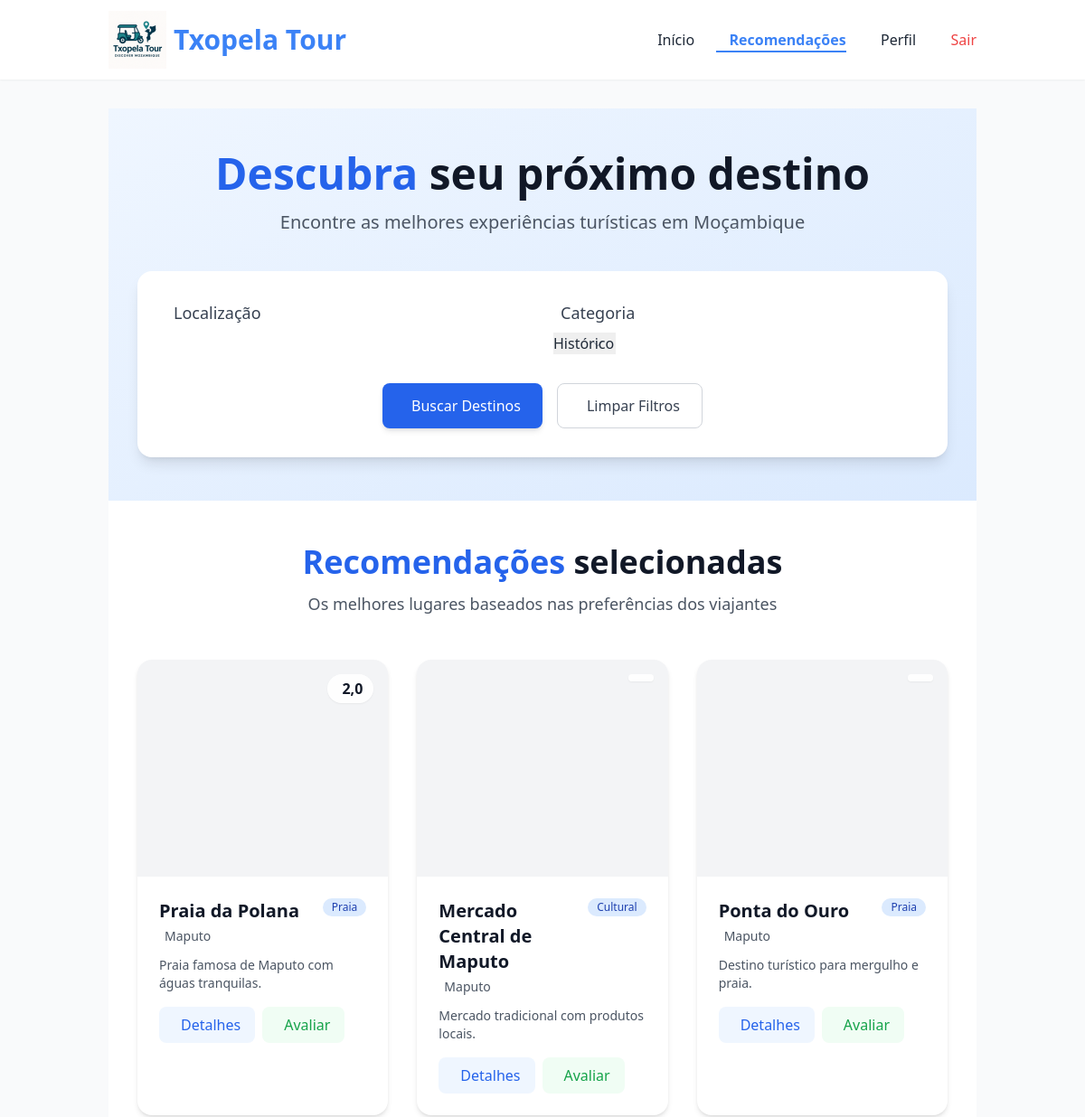
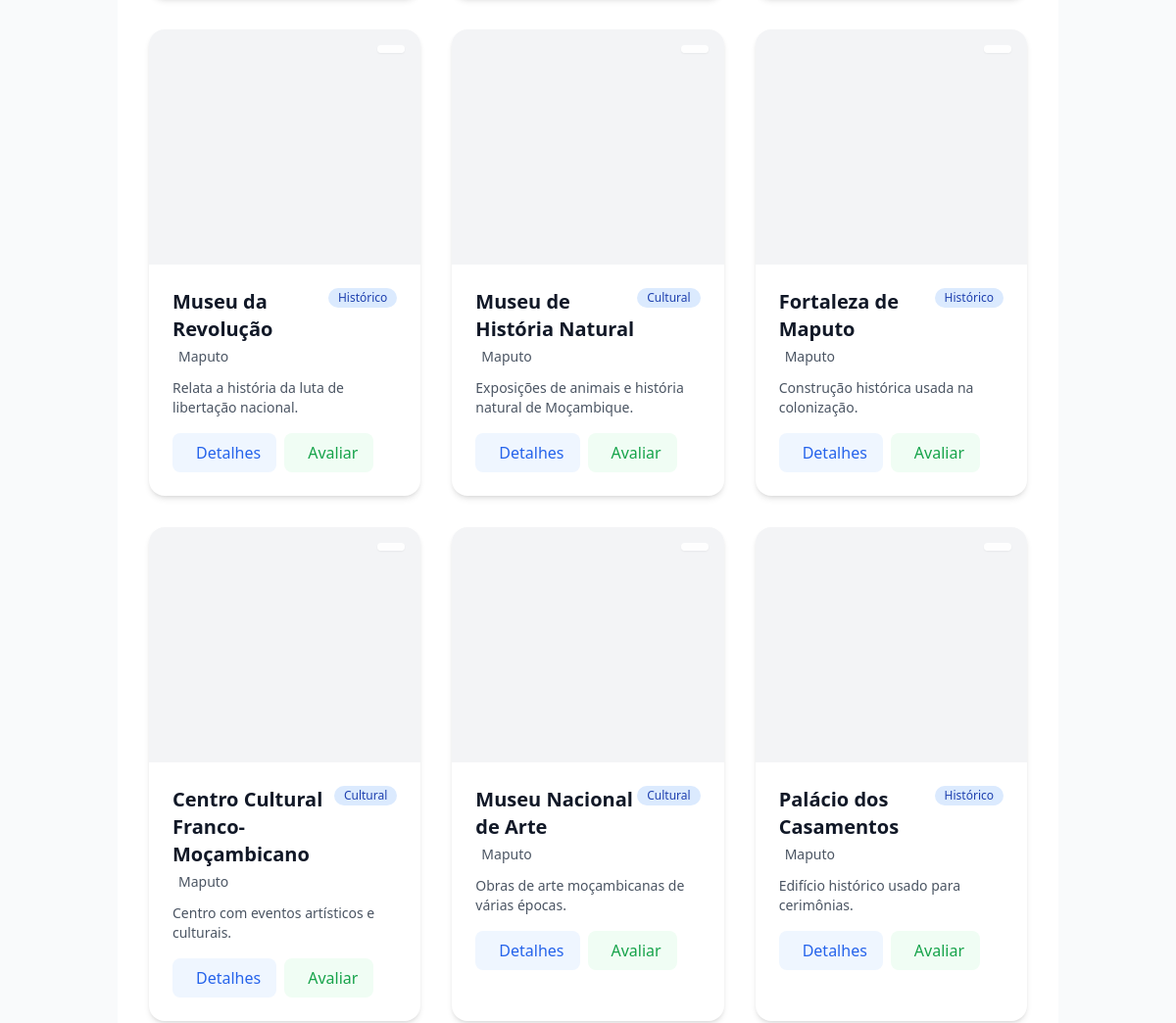
The page /recomendacoes/ (signed in, upper part) on the database as committed earlier (2 pictures, top to bottom).
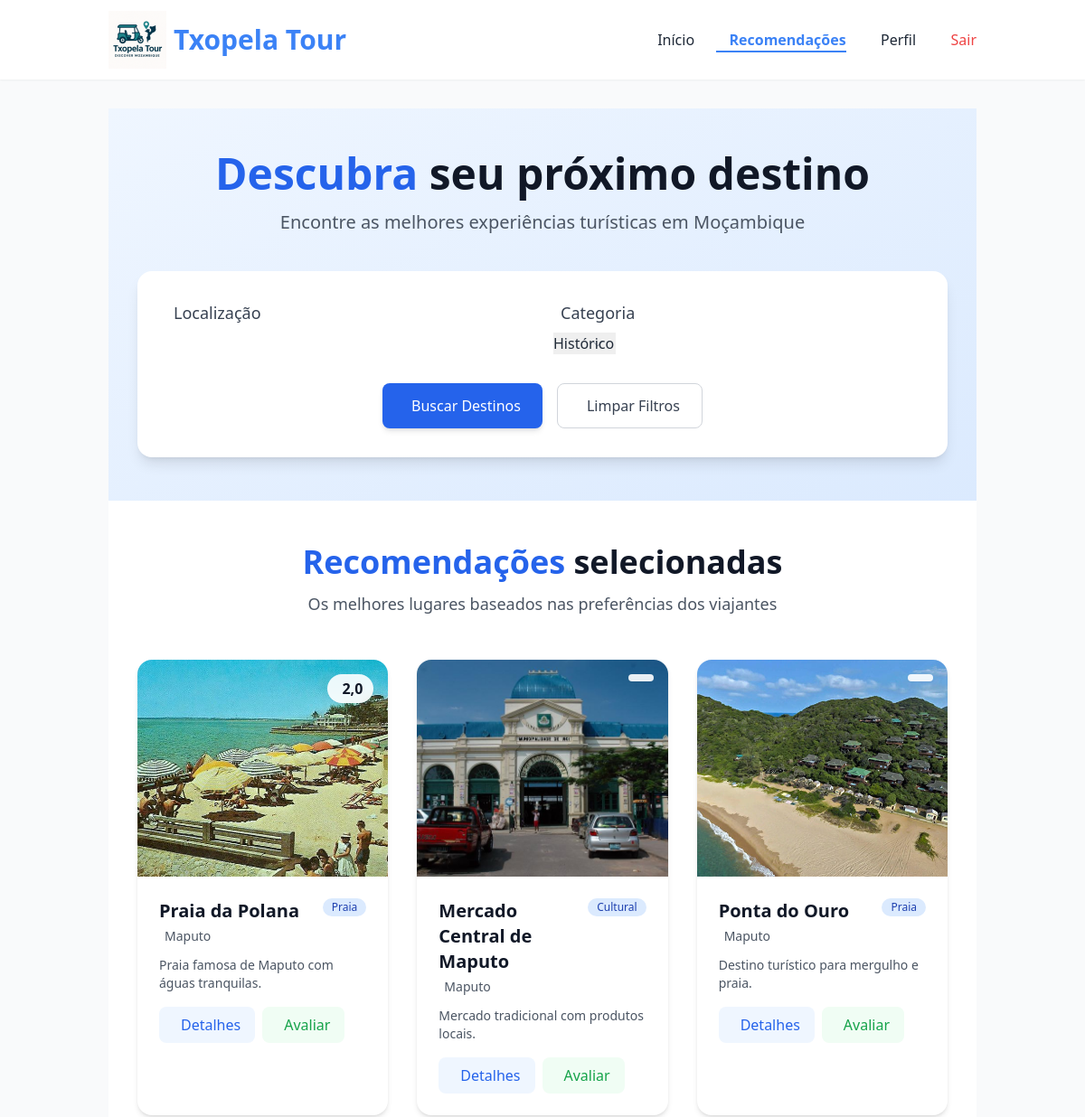
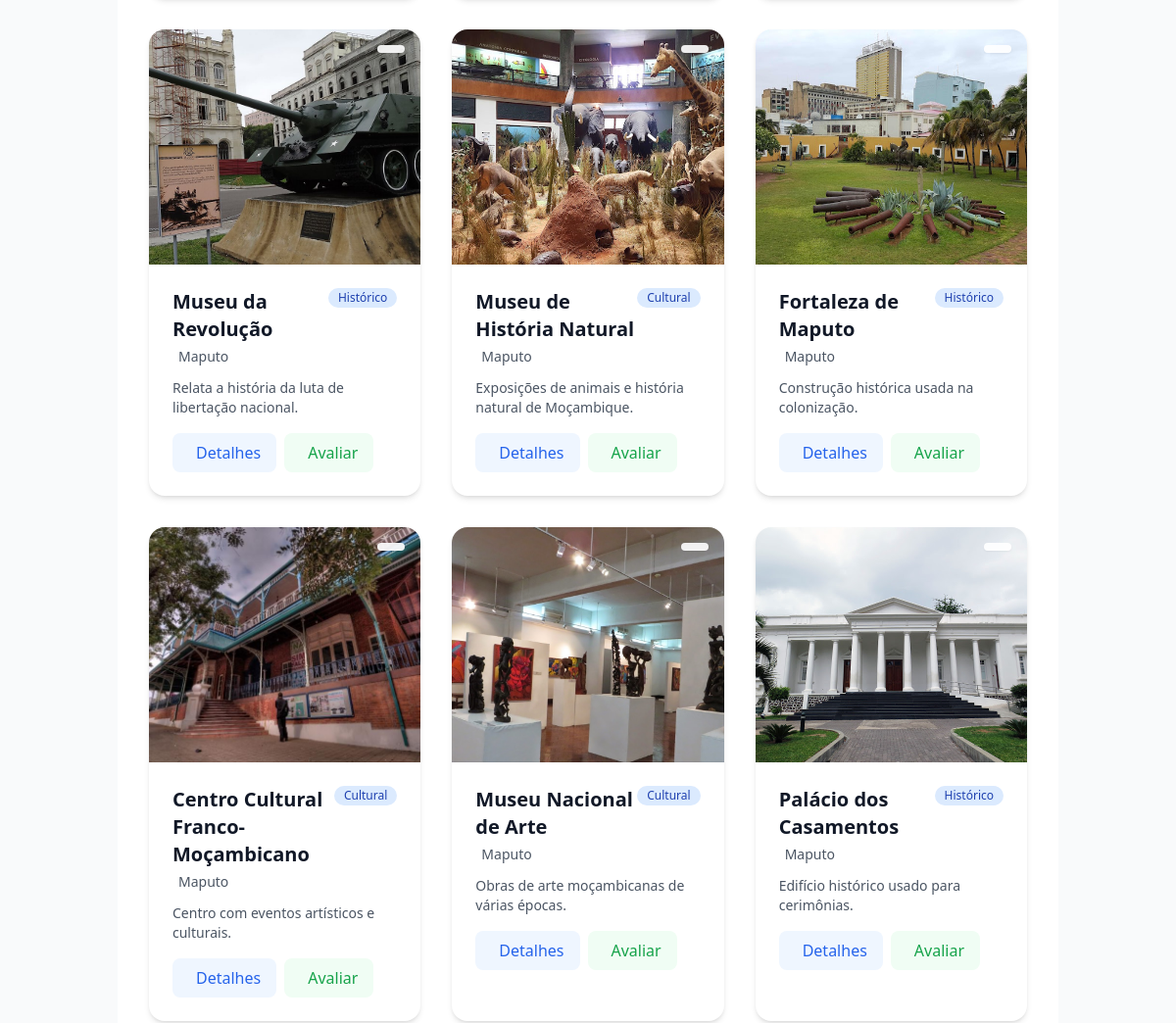
The same page on the database as committed later (2 pictures, top to bottom).
### turismo/models.py (models this page shows, shortened)
class PontoTuristico(models.Model):
    nome = models.CharField(max_length=100)
    descricao = models.TextField()
    localizacao = models.CharField(max_length=200)
    imagem = models.ImageField(upload_to='pontos/', null=True, blank=True)
    data_cadastro = models.DateTimeField(auto_now_add=True)
    categoria = models.CharField(max_length=100, blank=True, null=True)
    @property
    def media_avaliacoes(self):
        avg = self.avaliacoes.aggregate(Avg('nota'))['nota__avg']
        return round(avg, 1) if avg is not None else "Ainda sem avaliações"

### turismo/views.py (the view, shortened to what this page needs)
# urls.py: path('recomendacoes/', views.recomendacoes, name='recomendacoes'),
@login_required
def recomendacoes(request):
    locais = PontoTuristico.objects.all()
    form = PreferenciaForm(request.GET or None)
    filtros_ativos = False  # flag para sabermos se o usuário filtrou manualmente
    usuario = request.user  # User (não perfil)
    boas_avaliacoes = Avaliacao.objects.filter(visitante=usuario, nota__gte=4)
    categorias_favoritas = boas_avaliacoes.values_list('lugar__categoria', flat=True)
    localizacoes_favoritas = boas_avaliacoes.values_list('lugar__localizacao', flat=True)
    locais_avaliados_ids = boas_avaliacoes.values_list('lugar_id', flat=True)
    recomendados = PontoTuristico.objects.filter(
        categoria__in=categorias_favoritas
    ).exclude(id__in=locais_avaliados_ids)
    recomendados |= PontoTuristico.objects.filter(
        localizacao__in=localizacoes_favoritas
    ).exclude(id__in=locais_avaliados_ids)
    recomendados = recomendados.distinct()
    if not filtros_ativos:
        locais = recomendados
    return render(request, 'turismo/recomendacoes.html', {
        'locais': locais,
        'form': form,
    })

### turismo/forms.py
class PreferenciaForm(forms.Form):
    localizacao = forms.CharField(label="Sua localização", required=False)
    categoria = forms.ChoiceField(label="Categoria preferida", choices=CATEGORIAS_CHOICES, required=False)

### turismo/templates/turismo/recomendacoes.html (shortened to what this page needs)
{% extends 'turismo/base.html' %}
{% load static %}
{% block content %}
<section class="bg-gradient-to-br from-blue-50 to-blue-100 py-12 px-4 sm:px-6 lg:px-8">
  <div class="max-w-7xl mx-auto">
    <div class="text-center mb-10">
      <h1 class="text-4xl sm:text-5xl font-bold text-gray-900 mb-4">
        <span class="text-blue-600">Descubra</span> seu próximo destino
      </h1>
      <p class="text-xl text-gray-600 max-w-3xl mx-auto">
        Encontre as melhores experiências turísticas em Moçambique
      </p>
    </div>
    <div class="bg-white rounded-2xl shadow-lg p-6 sm:p-8 max-w-4xl mx-auto">
      <form method="get" class="space-y-6">
        <div class="grid grid-cols-1 md:grid-cols-2 gap-6">
          <div>
            <label for="id_localizacao" class="block text-lg font-medium text-gray-700 mb-2 flex items-center">
               Localização
            </label>
            <div class="relative">
              {{ form.localizacao }}
              <div class="absolute inset-y-0 right-0 flex items-center pr-3 pointer-events-none">
              </div>
            </div>
          </div>
          <div>
            <label for="id_categoria" class="block text-lg font-medium text-gray-700 mb-2 flex items-center">
               Categoria
            </label>
            <div class="relative">
              {{ form.categoria }}
              <div class="absolute inset-y-0 right-0 flex items-center pr-3 pointer-events-none">
              </div>
            </div>
          </div>
        </div>
        <div class="flex flex-col sm:flex-row justify-center gap-4 pt-2">
          <button type="submit"
                  class="flex-1 sm:flex-none inline-flex items-center justify-center gap-2 bg-blue-600 hover:bg-blue-700 text-white px-6 py-3 rounded-lg font-medium transition-all duration-300 transform hover:-translate-y-0.5 shadow-md hover:shadow-lg">
             Buscar Destinos
          </button>
          <a href="{% url 'turismo:recomendacoes' %}"
             class="flex-1 sm:flex-none inline-flex items-center justify-center gap-2 bg-white border border-gray-300 text-gray-700 hover:bg-gray-50 px-6 py-3 rounded-lg font-medium transition-all duration-300">
             Limpar Filtros
          </a>
        </div>
      </form>
    </div>
  </div>
</section>
<section class="py-12 px-4 sm:px-6 lg:px-8 bg-white">
  <div class="max-w-7xl mx-auto">
    <div class="text-center mb-12">
      <h2 class="text-3xl sm:text-4xl font-bold text-gray-900 mb-3">
        <span class="text-blue-600">Recomendações</span> selecionadas
      </h2>
      <p class="text-lg text-gray-600 max-w-2xl mx-auto">
        Os melhores lugares baseados nas preferências dos viajantes
      </p>
    </div>
    {% if locais %}
    <div class="grid grid-cols-1 sm:grid-cols-2 lg:grid-cols-3 gap-8">
      {% for local in locais %}
      <div class="group relative bg-white rounded-2xl shadow-md overflow-hidden transition-all duration-300 hover:shadow-xl hover:-translate-y-2">
        <div class="relative h-60 overflow-hidden">
          {% if local.imagem %}
          <img src="{{ local.imagem.url }}"
               class="w-full h-full object-cover transition-transform duration-500 group-hover:scale-105"
               alt="{{ local.nome }}"
               loading="lazy">
          {% else %}
          <div class="w-full h-full bg-gray-100 flex items-center justify-center text-gray-400">
          </div>
          {% endif %}
          {% if local.media_avaliacoes %}
          <div class="absolute top-4 right-4 bg-white/90 backdrop-blur-sm px-3 py-1 rounded-full shadow-sm flex items-center">
            <span class="font-semibold text-gray-900">{{ local.media_avaliacoes|floatformat:1 }}</span>
          </div>
          {% endif %}
        </div>
        <div class="p-6">
          <div class="flex items-start justify-between">
            <div>
              <h3 class="text-xl font-bold text-gray-900 mb-1">{{ local.nome }}</h3>
              <p class="flex items-center text-gray-600 text-sm mb-3">
                {{ local.localizacao }}
              </p>
            </div>
            <span class="inline-flex items-center px-2.5 py-0.5 rounded-full text-xs font-medium bg-blue-100 text-blue-800">
              {{ local.categoria }}
            </span>
          </div>
          <p class="text-gray-600 text-sm mb-4 line-clamp-2">{{ local.descricao }}</p>
          <div class="flex flex-wrap gap-2">
            <a href="{% url 'turismo:detalhe_ponto' local.id %}"
               class="inline-flex items-center px-4 py-2 bg-blue-50 hover:bg-blue-100 text-blue-600 rounded-lg font-medium transition-colors">
               Detalhes
            </a>
            <a href="{% url 'turismo:avaliar' local.id %}"
               class="inline-flex items-center px-4 py-2 bg-green-50 hover:bg-green-100 text-green-600 rounded-lg font-medium transition-colors">
               Avaliar
            </a>
          </div>
        </div>
      </div>
      {% endfor %}
    </div>
    {% endif %}
  </div>
</section>
{% endblock %}

### turismo/templates/turismo/base.html (shortened to what this page needs)
{% load static %}
<!DOCTYPE html>
<html lang="pt">
  <head>
    <script src="https://cdn.tailwindcss.com"></script>
  </head>
  <body class="bg-gray-50 text-gray-800 flex flex-col min-h-screen font-sans">
    <header class="bg-white shadow-sm sticky top-0 z-50">
      <div
        class="container mx-auto flex justify-between items-center py-3 px-4 sm:px-6 lg:px-8"
      >
        <a href="/" class="flex items-center space-x-2 logo-container">
          <img
            src="{% static 'images/logotipo.png' %}"
            alt="Logo"
            class="h-12 w-auto sm:h-14 md:h-16"
          />
          <span class="text-xl sm:text-2xl md:text-3xl font-bold text-blue-500"
            >Txopela Tour</span
          >
        </a>
        <nav
          class="nav-menu hidden md:flex items-center space-x-4 md:space-x-6"
        >
          <a
            href="{% url 'turismo:home' %}"
            class="nav-link {% if request.resolver_match.view_name == 'turismo:home' %}active{% endif %}"
          >
             Início
          </a>
          <a
            href="{% url 'turismo:recomendacoes' %}"
            class="nav-link {% if request.resolver_match.view_name == 'turismo:recomendacoes' %}active{% endif %}"
          >
             Recomendações
          </a>
          {% if user.is_authenticated %}
          <a
            href="{% url 'usuarios:perfil' %}"
            class="nav-link {% if request.resolver_match.view_name == 'usuarios:perfil' %}active{% endif %}"
          >
             Perfil
          </a>
          <a
            href="#"
            onclick="confirmLogout()"
            class="nav-link text-red-500 hover:text-red-600"
          >
             Sair
          </a>
          {% endif %}
        </nav>
      </div>
    </header>
    <main class="flex-grow container mx-auto py-8 px-4 sm:px-6 lg:px-8">
      {% block content %}{% endblock %}
    </main>
  </body>
</html>

### turismo/templates/turismo/base.html (style rules this page uses)
.nav-link { position: relative; transition: color 0.3s ease; display: flex; align-items: center; gap: 0.5rem; }
.nav-link::after { content: ""; position: absolute; width: 0; height: 2px; bottom: -2px; left: 0; background-color: #3b82f6; transition: width 0.3s ease; }
.nav-link:hover::after, .nav-link.active::after { width: 100%; }
.nav-link.active { color: #3b82f6; font-weight: 600; }
.logo-container { transition: transform 0.3s ease; }

### turismo/templates/turismo/recomendacoes.html (style rules this page uses)
select { -webkit-appearance: none; -moz-appearance: none; appearance: none; background-repeat: no-repeat; background-position: right 0.75rem center; background-size: 1rem; }
.transition-all { transition-property: all; transition-timing-function: cubic-bezier(0.4, 0, 0.2, 1); transition-duration: 150ms; }

Rows that differ between the two databases and show on the page:
changed PontoTuristico "Praia da Polana": imagem: picture added
changed PontoTuristico "Mercado Central de Maputo": imagem: picture added
changed PontoTuristico "Ponta do Ouro": imagem: picture added; imagem empty → "pontos/Ponta_do_Ouro.jpg" (drawn)
changed PontoTuristico "Museu da Revolução": imagem: picture added
changed PontoTuristico "Museu de História Natural": imagem: picture added
changed PontoTuristico "Fortaleza de Maputo": imagem: picture added
changed PontoTuristico "Centro Cultural Franco-Moçambicano": imagem: picture added
changed PontoTuristico "Museu Nacional de Arte": imagem: picture added
changed PontoTuristico "Palácio dos Casamentos": imagem: picture added
